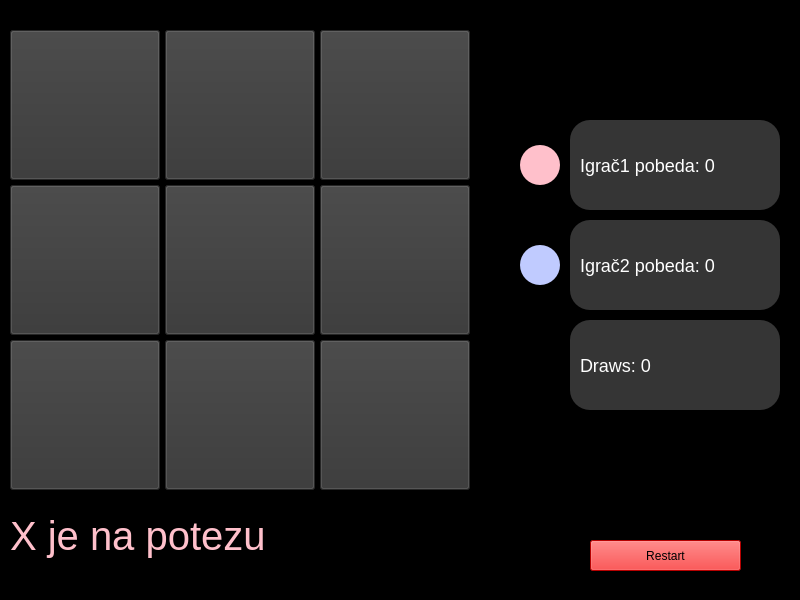
<?xml version="1.0" encoding="UTF-8"?>
<ui version="4.0">
 <class>MainWindow</class>
 <widget class="QMainWindow" name="MainWindow">
  <property name="geometry">
   <rect>
    <x>0</x>
    <y>0</y>
    <width>800</width>
    <height>600</height>
   </rect>
  </property>
  <property name="windowTitle">
   <string>MainWindow</string>
  </property>
  <property name="windowIcon">
   <iconset resource="pozadina.qrc">
    <normaloff>:/pozadina.png</normaloff>:/pozadina.png</iconset>
  </property>
  <property name="styleSheet">
   <string notr="true">
background-color: black;</string>
  </property>
  <widget class="QWidget" name="centralwidget">
   <widget class="QPushButton" name="pushButton_31">
    <property name="geometry">
     <rect>
      <x>10</x>
      <y>340</y>
      <width>150</width>
      <height>150</height>
     </rect>
    </property>
    <property name="styleSheet">
     <string notr="true">background-color: rgb(53, 53, 53);</string>
    </property>
    <property name="text">
     <string/>
    </property>
   </widget>
   <widget class="QPushButton" name="pushButton_32">
    <property name="geometry">
     <rect>
      <x>165</x>
      <y>340</y>
      <width>150</width>
      <height>150</height>
     </rect>
    </property>
    <property name="styleSheet">
     <string notr="true">background-color: rgb(53, 53, 53);</string>
    </property>
    <property name="text">
     <string/>
    </property>
   </widget>
   <widget class="QPushButton" name="pushButton_33">
    <property name="geometry">
     <rect>
      <x>320</x>
      <y>340</y>
      <width>150</width>
      <height>150</height>
     </rect>
    </property>
    <property name="styleSheet">
     <string notr="true">background-color: rgb(53, 53, 53);</string>
    </property>
    <property name="text">
     <string/>
    </property>
   </widget>
   <widget class="QPushButton" name="pushButton_21">
    <property name="geometry">
     <rect>
      <x>10</x>
      <y>185</y>
      <width>150</width>
      <height>150</height>
     </rect>
    </property>
    <property name="styleSheet">
     <string notr="true">background-color: rgb(53, 53, 53);</string>
    </property>
    <property name="text">
     <string/>
    </property>
   </widget>
   <widget class="QPushButton" name="pushButton_22">
    <property name="geometry">
     <rect>
      <x>165</x>
      <y>185</y>
      <width>150</width>
      <height>150</height>
     </rect>
    </property>
    <property name="styleSheet">
     <string notr="true">background-color: rgb(53, 53, 53);</string>
    </property>
    <property name="text">
     <string/>
    </property>
   </widget>
   <widget class="QPushButton" name="pushButton_23">
    <property name="geometry">
     <rect>
      <x>320</x>
      <y>185</y>
      <width>150</width>
      <height>150</height>
     </rect>
    </property>
    <property name="styleSheet">
     <string notr="true">background-color: rgb(53, 53, 53);</string>
    </property>
    <property name="text">
     <string/>
    </property>
   </widget>
   <widget class="QPushButton" name="pushButton_13">
    <property name="geometry">
     <rect>
      <x>320</x>
      <y>30</y>
      <width>150</width>
      <height>150</height>
     </rect>
    </property>
    <property name="styleSheet">
     <string notr="true">background-color: rgb(53, 53, 53);</string>
    </property>
    <property name="text">
     <string/>
    </property>
   </widget>
   <widget class="QPushButton" name="pushButton_12">
    <property name="geometry">
     <rect>
      <x>165</x>
      <y>30</y>
      <width>150</width>
      <height>150</height>
     </rect>
    </property>
    <property name="styleSheet">
     <string notr="true">background-color: rgb(53, 53, 53);</string>
    </property>
    <property name="text">
     <string/>
    </property>
   </widget>
   <widget class="QPushButton" name="pushButton_11">
    <property name="geometry">
     <rect>
      <x>10</x>
      <y>30</y>
      <width>150</width>
      <height>150</height>
     </rect>
    </property>
    <property name="styleSheet">
     <string notr="true">background-color: rgb(53, 53, 53);</string>
    </property>
    <property name="text">
     <string/>
    </property>
   </widget>
   <widget class="QLabel" name="label">
    <property name="geometry">
     <rect>
      <x>10</x>
      <y>510</y>
      <width>531</width>
      <height>51</height>
     </rect>
    </property>
    <property name="styleSheet">
     <string notr="true">color : pink;
background-color: rgb(0, 0, 0) 0.5;
font: 40px;</string>
    </property>
    <property name="text">
     <string>X je na potezu</string>
    </property>
   </widget>
   <widget class="QLabel" name="Player1Wins">
    <property name="geometry">
     <rect>
      <x>570</x>
      <y>120</y>
      <width>210</width>
      <height>90</height>
     </rect>
    </property>
    <property name="styleSheet">
     <string notr="true">background-color: rgb(53, 53, 53);
color: white;
border-radius: 20px;
border-color: red;
font: 18px;
</string>
    </property>
    <property name="text">
     <string>  Igrač1 pobeda: 0</string>
    </property>
   </widget>
   <widget class="QLabel" name="Player2Wins">
    <property name="geometry">
     <rect>
      <x>570</x>
      <y>220</y>
      <width>210</width>
      <height>90</height>
     </rect>
    </property>
    <property name="styleSheet">
     <string notr="true">background-color: rgb(53, 53, 53);
color: white;
font: 18px;
border-radius: 20px;</string>
    </property>
    <property name="text">
     <string>  Igrač2 pobeda: 0</string>
    </property>
   </widget>
   <widget class="QLabel" name="DrawGames">
    <property name="geometry">
     <rect>
      <x>570</x>
      <y>320</y>
      <width>210</width>
      <height>90</height>
     </rect>
    </property>
    <property name="styleSheet">
     <string notr="true">background-color: rgb(53, 53, 53);
color: white;
font: 18px;
border-radius: 20px;</string>
    </property>
    <property name="text">
     <string>  Draws: 0</string>
    </property>
   </widget>
   <widget class="QPushButton" name="Restart">
    <property name="geometry">
     <rect>
      <x>590</x>
      <y>540</y>
      <width>151</width>
      <height>31</height>
     </rect>
    </property>
    <property name="styleSheet">
     <string notr="true">background-color: red;
color: black;</string>
    </property>
    <property name="text">
     <string>Restart</string>
    </property>
   </widget>
   <widget class="QLabel" name="ind2">
    <property name="geometry">
     <rect>
      <x>520</x>
      <y>245</y>
      <width>40</width>
      <height>40</height>
     </rect>
    </property>
    <property name="styleSheet">
     <string notr="true">background-color: #c0cbff;
color: white;
border-radius: 20px;
font: 18px;
</string>
    </property>
    <property name="text">
     <string/>
    </property>
   </widget>
   <widget class="QLabel" name="ind1">
    <property name="geometry">
     <rect>
      <x>520</x>
      <y>145</y>
      <width>40</width>
      <height>40</height>
     </rect>
    </property>
    <property name="styleSheet">
     <string notr="true">background-color: pink;
color: white;
border-radius: 20px;
font: 18px;
</string>
    </property>
    <property name="text">
     <string/>
    </property>
   </widget>
   <widget class="QLabel" name="label_2">
    <property name="geometry">
     <rect>
      <x>0</x>
      <y>-10</y>
      <width>800</width>
      <height>581</height>
     </rect>
    </property>
    <property name="text">
     <string/>
    </property>
    <property name="pixmap">
     <pixmap resource="pozadina.qrc">:/pozadina.png</pixmap>
    </property>
   </widget>
   <zorder>label_2</zorder>
   <zorder>pushButton_31</zorder>
   <zorder>pushButton_32</zorder>
   <zorder>pushButton_33</zorder>
   <zorder>pushButton_21</zorder>
   <zorder>pushButton_22</zorder>
   <zorder>pushButton_23</zorder>
   <zorder>pushButton_13</zorder>
   <zorder>pushButton_12</zorder>
   <zorder>pushButton_11</zorder>
   <zorder>label</zorder>
   <zorder>Player1Wins</zorder>
   <zorder>Player2Wins</zorder>
   <zorder>DrawGames</zorder>
   <zorder>Restart</zorder>
   <zorder>ind2</zorder>
   <zorder>ind1</zorder>
  </widget>
  <widget class="QStatusBar" name="statusbar"/>
 </widget>
 <resources>
  <include location="pozadina.qrc"/>
 </resources>
 <connections/>
</ui>
